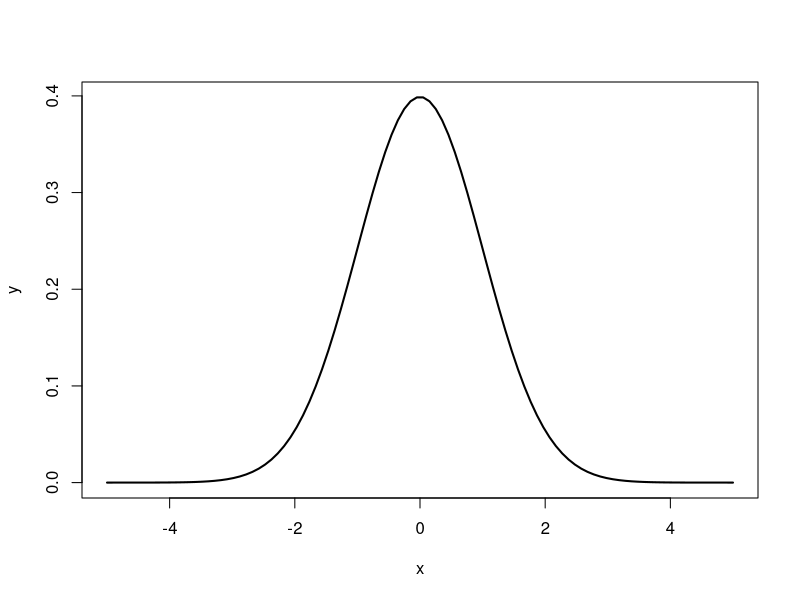

The R source for this figure:
## ---- chunk 1
x <- 15
x ** 2
## ---- chunk 2
Sys.Date()
## ---- chunk 3
x <- seq(-5, 5, length=100)
y <- dnorm(x)

plot(x, y, type = "l", lwd = 2, xlab = "x", ylab = "y")
